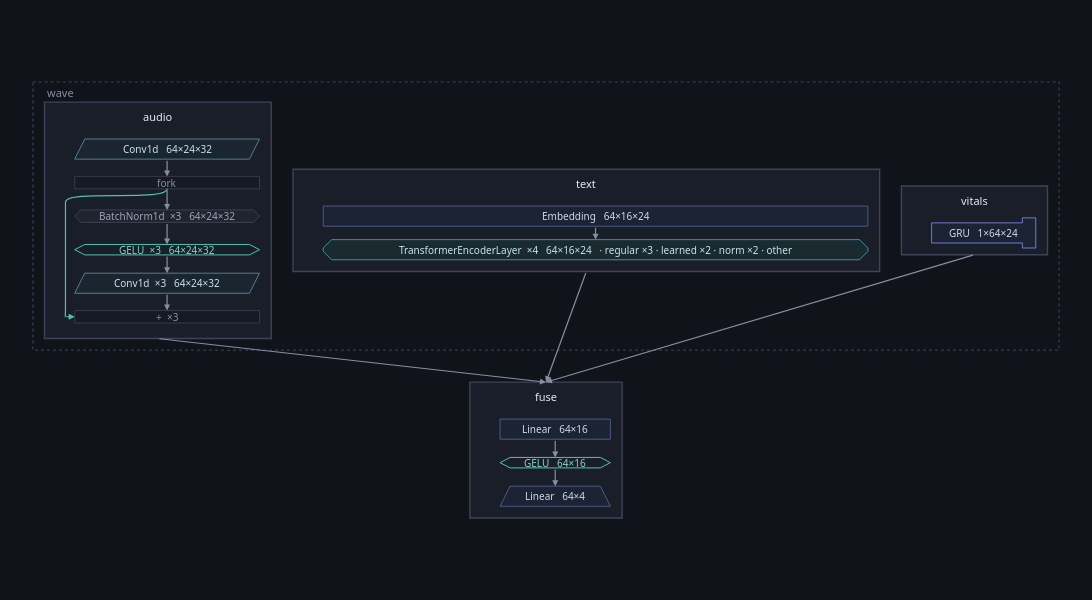

The code cell stored with this chart in its notebook:
### Code cell
healthy.figure(inside=architecture(healthy, ONE))

### Figure 1 — Plotly figure (JSON) as saved in the notebook; plotly's stock layout.template omitted (floating-point values rounded to 4 significant figures)
{"data": [{"hoverinfo": "text", "hovertext": ["<b>audio</b><br>class: Audio<br>device: cpu", "<b>text</b><br>class: Text<br>device: cpu", "<b>vitals</b><br>class: Vitals<br>device: cpu", "<b>fuse</b><br>class: Fuse<br>device: cpu"], "marker": {"opacity": 0, "size": 1}, "mode": "markers", "showlegend": false, "type": "scatter", "x": [149.2, 660.2, 1123.0, 612.1], "y": [165.0, 165.0, 165.0, 439.0]}], "layout": {"annotations": [{"align": "left", "font": {"color": "#868ea3", "family": "system-ui, -apple-system, Segoe UI, Roboto, sans-serif", "size": 11}, "showarrow": false, "text": "wave", "x": 14.0, "xanchor": "left", "y": 12.0, "yanchor": "middle"}, {"align": "center", "font": {"color": "#e7e9ef", "family": "system-ui, -apple-system, Segoe UI, Roboto, sans-serif", "size": 11}, "showarrow": false, "text": "audio", "x": 149.2, "xanchor": "center", "y": 41.5, "yanchor": "middle"}, {"align": "center", "font": {"color": "#c7e3ec", "family": "system-ui, -apple-system, Segoe UI, Roboto, sans-serif", "size": 10}, "showarrow": false, "text": "Conv1d   64×24×32", "x": 160.2, "xanchor": "center", "y": 80.0, "yanchor": "middle"}, {"align": "center", "font": {"color": "#868ea3", "family": "system-ui, -apple-system, Segoe UI, Roboto, sans-serif", "size": 10}, "showarrow": false, "text": "fork", "x": 160.2, "xanchor": "center", "y": 120.0, "yanchor": "middle"}, {"align": "center", "font": {"color": "#9aa3b8", "family": "system-ui, -apple-system, Segoe UI, Roboto, sans-serif", "size": 10}, "showarrow": false, "text": "BatchNorm1d  ×3   64×24×32", "x": 160.2, "xanchor": "center", "y": 160.0, "yanchor": "middle"}, {"align": "center", "font": {"color": "#7fd8c9", "family": "system-ui, -apple-system, Segoe UI, Roboto, sans-serif", "size": 10}, "showarrow": false, "text": "GELU  ×3   64×24×32", "x": 160.2, "xanchor": "center", "y": 200.0, "yanchor": "middle"}, {"align": "center", "font": {"color": "#c7e3ec", "family": "system-ui, -apple-system, Segoe UI, Roboto, sans-serif", "size": 10}, "showarrow": false, "text": "Conv1d  ×3   64×24×32", "x": 160.2, "xanchor": "center", "y": 240.0, "yanchor": "middle"}, {"align": "center", "font": {"color": "#868ea3", "family": "system-ui, -apple-system, Segoe UI, Roboto, sans-serif", "size": 10}, "showarrow": false, "text": "+  ×3", "x": 160.2, "xanchor": "center", "y": 280.0, "yanchor": "middle"}, {"align": "center", "font": {"color": "#e7e9ef", "family": "system-ui, -apple-system, Segoe UI, Roboto, sans-serif", "size": 11}, "showarrow": false, "text": "text", "x": 660.2, "xanchor": "center", "y": 121.5, "yanchor": "middle"}, {"align": "center", "font": {"color": "#cfd8ee", "family": "system-ui, -apple-system, Segoe UI, Roboto, sans-serif", "size": 10}, "showarrow": false, "text": "Embedding   64×16×24", "x": 671.2, "xanchor": "center", "y": 160.0, "yanchor": "middle"}, {"align": "center", "font": {"color": "#bfe6ee", "family": "system-ui, -apple-system, Segoe UI, Roboto, sans-serif", "size": 10}, "showarrow": false, "text": "TransformerEncoderLayer  ×4   64×16×24   · regular ×3 · learned ×2 · norm ×2 · other", "x": 671.2, "xanchor": "center", "y": 200.0, "yanchor": "middle"}, {"align": "center", "font": {"color": "#e7e9ef", "family": "system-ui, -apple-system, Segoe UI, Roboto, sans-serif", "size": 11}, "showarrow": false, "text": "vitals", "x": 1123.0, "xanchor": "center", "y": 141.5, "yanchor": "middle"}, {"align": "center", "font": {"color": "#cfd8ee", "family": "system-ui, -apple-system, Segoe UI, Roboto, sans-serif", "size": 10}, "showarrow": false, "text": "GRU   1×64×24", "x": 1134.0, "xanchor": "center", "y": 180.0, "yanchor": "middle"}, {"align": "center", "font": {"color": "#e7e9ef", "family": "system-ui, -apple-system, Segoe UI, Roboto, sans-serif", "size": 11}, "showarrow": false, "text": "fuse", "x": 612.1, "xanchor": "center", "y": 375.5, "yanchor": "middle"}, {"align": "center", "font": {"color": "#cfd8ee", "family": "system-ui, -apple-system, Segoe UI, Roboto, sans-serif", "size": 10}, "showarrow": false, "text": "Linear   64×16", "x": 623.1, "xanchor": "center", "y": 414.0, "yanchor": "middle"}, {"align": "center", "font": {"color": "#7fd8c9", "family": "system-ui, -apple-system, Segoe UI, Roboto, sans-serif", "size": 10}, "showarrow": false, "text": "GELU   64×16", "x": 623.1, "xanchor": "center", "y": 454.0, "yanchor": "middle"}, {"align": "center", "font": {"color": "#cfd8ee", "family": "system-ui, -apple-system, Segoe UI, Roboto, sans-serif", "size": 10}, "showarrow": false, "text": "Linear   64×4", "x": 623.1, "xanchor": "center", "y": 494.0, "yanchor": "middle"}, {"arrowcolor": "#868ea3", "arrowhead": 2, "arrowsize": 1, "arrowwidth": 1.2, "ax": 160.2, "axref": "x", "ay": 127.4, "ayref": "y", "showarrow": true, "text": "", "x": 160.2, "xref": "x", "y": 152.6, "yref": "y"}, {"arrowcolor": "#868ea3", "arrowhead": 2, "arrowsize": 1, "arrowwidth": 1.2, "ax": 160.2, "axref": "x", "ay": 167.4, "ayref": "y", "showarrow": true, "text": "", "x": 160.2, "xref": "x", "y": 193.8, "yref": "y"}, {"arrowcolor": "#868ea3", "arrowhead": 2, "arrowsize": 1, "arrowwidth": 1.2, "ax": 160.2, "axref": "x", "ay": 206.2, "ayref": "y", "showarrow": true, "text": "", "x": 160.2, "xref": "x", "y": 228.0, "yref": "y"}, {"arrowcolor": "#4fc3b0", "arrowhead": 2, "arrowsize": 1, "arrowwidth": 1.2, "ax": 38.0, "axref": "x", "ay": 280.0, "ayref": "y", "showarrow": true, "text": "", "x": 50.0, "xref": "x", "y": 280.0, "yref": "y"}, {"arrowcolor": "#868ea3", "arrowhead": 2, "arrowsize": 1, "arrowwidth": 1.2, "ax": 160.2, "axref": "x", "ay": 252.0, "ayref": "y", "showarrow": true, "text": "", "x": 160.2, "xref": "x", "y": 272.6, "yref": "y"}, {"arrowcolor": "#868ea3", "arrowhead": 2, "arrowsize": 1, "arrowwidth": 1.2, "ax": 160.2, "axref": "x", "ay": 92.0, "ayref": "y", "showarrow": true, "text": "", "x": 160.2, "xref": "x", "y": 112.6, "yref": "y"}, {"arrowcolor": "#868ea3", "arrowhead": 2, "arrowsize": 1, "arrowwidth": 1.2, "ax": 671.2, "axref": "x", "ay": 172.0, "ayref": "y", "showarrow": true, "text": "", "x": 671.2, "xref": "x", "y": 188.0, "yref": "y"}, {"arrowcolor": "#868ea3", "arrowhead": 2, "arrowsize": 1, "arrowwidth": 1.2, "ax": 623.1, "axref": "x", "ay": 426.0, "ayref": "y", "showarrow": true, "text": "", "x": 623.1, "xref": "x", "y": 447.8, "yref": "y"}, {"arrowcolor": "#868ea3", "arrowhead": 2, "arrowsize": 1, "arrowwidth": 1.2, "ax": 623.1, "axref": "x", "ay": 460.2, "ayref": "y", "showarrow": true, "text": "", "x": 623.1, "xref": "x", "y": 482.0, "yref": "y"}, {"arrowcolor": "#868ea3", "arrowhead": 2, "arrowsize": 1, "arrowwidth": 1.2, "ax": 149.2, "axref": "x", "ay": 306.0, "ayref": "y", "showarrow": true, "text": "", "x": 612.1, "xref": "x", "y": 358.0, "yref": "y"}, {"arrowcolor": "#868ea3", "arrowhead": 2, "arrowsize": 1, "arrowwidth": 1.2, "ax": 660.2, "axref": "x", "ay": 226.0, "ayref": "y", "showarrow": true, "text": "", "x": 612.1, "xref": "x", "y": 358.0, "yref": "y"}, {"arrowcolor": "#868ea3", "arrowhead": 2, "arrowsize": 1, "arrowwidth": 1.2, "ax": 1123.0, "axref": "x", "ay": 206.0, "ayref": "y", "showarrow": true, "text": "", "x": 612.1, "xref": "x", "y": 358.0, "yref": "y"}], "font": {"color": "#e7e9ef", "family": "system-ui, -apple-system, Segoe UI, Roboto, sans-serif", "size": 12}, "height": 600.0, "hoverlabel": {"align": "left", "bgcolor": "#1a1e28", "bordercolor": "#2c3242", "font": {"color": "#e7e9ef", "family": "system-ui, -apple-system, Segoe UI, Roboto, sans-serif"}}, "legend": {"bgcolor": "rgba(0,0,0,0)", "font": {"color": "#868ea3"}, "orientation": "h", "x": 1, "xanchor": "right", "y": 1.02, "yanchor": "bottom"}, "margin": {"b": 16, "l": 16, "r": 16, "t": 16}, "paper_bgcolor": "#101319", "plot_bgcolor": "#101319", "shapes": [{"fillcolor": "rgba(0,0,0,0)", "layer": "below", "line": {"color": "#2c3242", "dash": "dot", "width": 1.6}, "type": "rect", "x0": 0.0, "x1": 1224.0, "y0": 0.0, "y1": 320.0}, {"fillcolor": "#1a1e28", "layer": "below", "line": {"color": "#3d4459", "width": 1.4}, "type": "rect", "x0": 14.0, "x1": 284.4, "y0": 24.0, "y1": 306.0}, {"fillcolor": "#1b2530", "layer": "below", "line": {"color": "#4d7f8f", "width": 1.0}, "path": "M 62.0,68.0 L 270.4,68.0 L 258.4,92.0 L 50.0,92.0 Z", "type": "path", "xref": "x", "yref": "y"}, {"fillcolor": "#171a22", "layer": "below", "line": {"color": "#333a4b", "width": 1.0}, "path": "M 50.0,112.56 L 270.4,112.56 L 270.4,127.44 L 50.0,127.44 Z", "type": "path", "xref": "x", "yref": "y"}, {"fillcolor": "#20242e", "layer": "below", "line": {"color": "#3a4152", "width": 1.0}, "path": "M 57.44,152.56 L 262.96,152.56 L 270.4,160.0 L 262.96,167.44 L 57.44,167.44 L 50.0,160.0 Z", "type": "path", "xref": "x", "yref": "y"}, {"fillcolor": "rgba(0,0,0,0)", "layer": "below", "line": {"color": "#4fc3b0", "width": 1.0}, "path": "M 50.0,200.0 L 62.0,193.76 L 258.4,193.76 L 270.4,200.0 L 258.4,206.23999999999998 L 62.0,206.23999999999998 Z", "type": "path", "xref": "x", "yref": "y"}, {"fillcolor": "#1b2530", "layer": "below", "line": {"color": "#4d7f8f", "width": 1.0}, "path": "M 62.0,228.0 L 270.4,228.0 L 258.4,252.0 L 50.0,252.0 Z", "type": "path", "xref": "x", "yref": "y"}, {"fillcolor": "#171a22", "layer": "below", "line": {"color": "#333a4b", "width": 1.0}, "path": "M 50.0,272.56 L 270.4,272.56 L 270.4,287.44 L 50.0,287.44 Z", "type": "path", "xref": "x", "yref": "y"}, {"fillcolor": "#1a1e28", "layer": "below", "line": {"color": "#3d4459", "width": 1.4}, "type": "rect", "x0": 310.4, "x1": 1010.0, "y0": 104.0, "y1": 226.0}, {"fillcolor": "#1c2333", "layer": "below", "line": {"color": "#4a5a86", "width": 1.0}, "path": "M 346.4,148.0 L 996.0,148.0 L 996.0,172.0 L 346.4,172.0 Z", "type": "path", "xref": "x", "yref": "y"}, {"fillcolor": "#1b2a2f", "layer": "below", "line": {"color": "#3f8f9d", "width": 1.0}, "path": "M 356.4,188.0 L 986.0,188.0 L 996.0,198.0 L 996.0,202.0 L 986.0,212.0 L 356.4,212.0 L 346.4,202.0 L 346.4,198.0 Z", "type": "path", "xref": "x", "yref": "y"}, {"fillcolor": "#1a1e28", "layer": "below", "line": {"color": "#3d4459", "width": 1.4}, "type": "rect", "x0": 1036.0, "x1": 1210.0, "y0": 124.0, "y1": 206.0}, {"fillcolor": "#1c2333", "layer": "below", "line": {"color": "#6f7bd1", "width": 1.0}, "path": "M 1072.0,168.0 L 1180.2,168.0 L 1180.2,162.0 L 1196.2,162.0 L 1196.2,198.0 L 1180.2,198.0 L 1180.2,192.0 L 1072.0,192.0 Z", "type": "path", "xref": "x", "yref": "y"}, {"fillcolor": "#1a1e28", "layer": "below", "line": {"color": "#3d4459", "width": 1.4}, "type": "rect", "x0": 521.3, "x1": 702.9, "y0": 358.0, "y1": 520.0}, {"fillcolor": "#1c2333", "layer": "below", "line": {"color": "#4a5a86", "width": 1.0}, "path": "M 557.3,402.0 L 688.9,402.0 L 688.9,426.0 L 557.3,426.0 Z", "type": "path", "xref": "x", "yref": "y"}, {"fillcolor": "rgba(0,0,0,0)", "layer": "below", "line": {"color": "#4fc3b0", "width": 1.0}, "path": "M 557.3,454.0 L 569.3,447.76 L 676.9,447.76 L 688.9,454.0 L 676.9,460.24 L 569.3,460.24 Z", "type": "path", "xref": "x", "yref": "y"}, {"fillcolor": "#1c2333", "layer": "below", "line": {"color": "#4a5a86", "width": 1.0}, "path": "M 569.3,482.0 L 676.9,482.0 L 688.9,506.0 L 557.3,506.0 Z", "type": "path", "xref": "x", "yref": "y"}, {"layer": "below", "line": {"color": "#4fc3b0", "width": 1.2}, "path": "M 160.2,127.44 C 160.2,143.44 39.0,127.44 39.0,143.44 L 39.0,264.0 C 39.0,280.0 39.0,280.0 38.0,280.0", "type": "path", "xref": "x", "yref": "y"}], "width": 1100, "xaxis": {"range": [-20, 1244.0], "visible": false}, "yaxis": {"range": [540.0, -20], "scaleanchor": "x", "visible": false}}}
